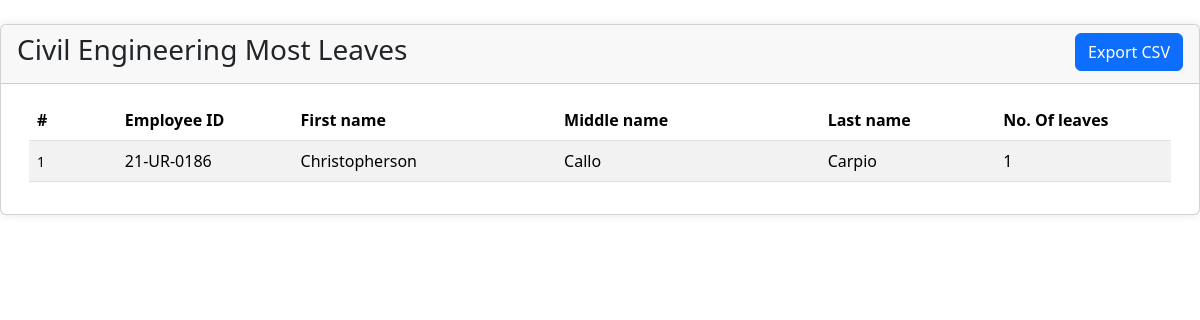
The page /superAdmin/most_leaves/civEngineering.php on the database as committed earlier.
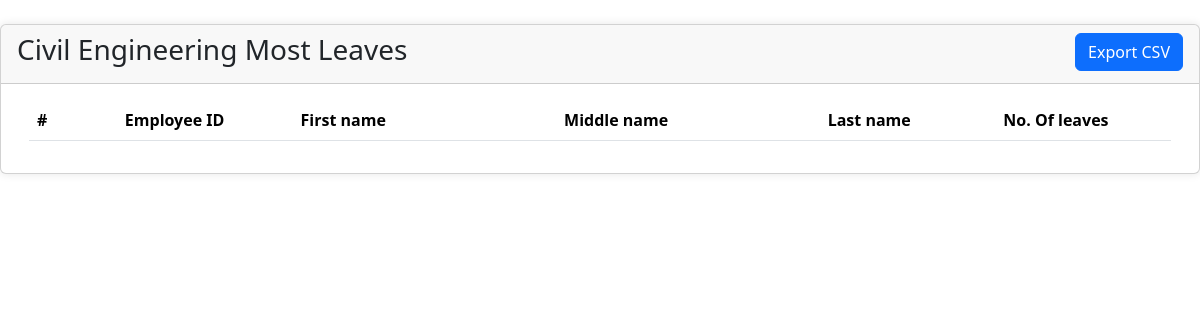
The same page on the database as committed later.
### tables this page shows
CREATE TABLE `employee_leave` (
  `leave_id` int(11) NOT NULL,
  `employee_id` varchar(20) NOT NULL,
  `leave_type` int(11) NOT NULL,
  `start_date` date NOT NULL,
  `end_date` date DEFAULT NULL,
  `status` varchar(50) NOT NULL,
  `reason` varchar(150) NOT NULL,
  `leave_form` text NOT NULL,
  `med_cert` text DEFAULT NULL,
  `days` float NOT NULL,
  `credit_cost` float NOT NULL,
  `reject_reason` varchar(255) NOT NULL
);

CREATE TABLE `employee` (
  `employee_id` varchar(20) NOT NULL,
  `username` varchar(50) NOT NULL,
  `password` varchar(50) NOT NULL,
  `acc_status` varchar(50) NOT NULL,
  `fname` varchar(25) NOT NULL,
  `mname` varchar(255) NOT NULL,
  `lname` varchar(20) NOT NULL,
  `sick_credits` float DEFAULT NULL,
  `vacation_credits` float DEFAULT NULL,
  `birthdate` date NOT NULL,
  `contact` bigint(11) NOT NULL,
  `date_hired` date DEFAULT NULL,
  `address` varchar(100) NOT NULL,
  `department` int(11) NOT NULL,
  `employee_type` int(11) NOT NULL,
  `working_status` int(11) DEFAULT NULL,
  `academic_rank` int(11) DEFAULT NULL,
  `designation` int(11) DEFAULT NULL
);

### superAdmin/most_leaves/civEngineering.php (the view, shortened to what this page needs)
<?php
    require('../../config.php');
?>
<!DOCTYPE html>
<html lang="en">
<head>
    <link rel="stylesheet" href="../css/contents.css?ver=0001">
    <link href="https://cdn.jsdelivr.net/npm/bootstrap@5.3.3/dist/css/bootstrap.min.css" rel="stylesheet">
    <link rel="stylesheet" type="text/css" href="https://cdn.datatables.net/1.11.5/css/dataTables.bootstrap4.min.css">
</head>
<body>
<div class="card card-outline card-primary mt-4" id="load-content">
	<div class="card-header d-flex justify-content-between">
		<h3 class="card-title">Civil Engineering Most Leaves</h3>
        <div class="card-tools">
            <button class="btn btn-flat btn-primary" onclick="exportToCSV()">Export CSV</button>
		</div>
	</div>
	<div class="card-body">
        <div class="container-fluid">
			<table id="tableData" class="table table-striped">
				<colgroup>
                    <col width="5%">
					<col width="10%">
					<col width="15%">
                    <col width="15%">
					<col width="10%">
					<col width="10%">
				</colgroup>
				<thead>
					<tr>
						<th>#</th>
						<th>Employee ID</th>
						<th>First name</th>
						<th>Middle name</th>
                        <th>Last name</th>
						<th>No. Of leaves</th>
					</tr>
				</thead>
				<tbody>
                        <?php
                            $counter = 0;
                            $reportSql = $con -> query("SELECT *, COUNT(employee_leave.leave_id) AS leave_count FROM
                            employee_leave
                            INNER JOIN employee ON employee_leave.employee_id=employee.employee_id
                            INNER JOIN leave_type ON employee_leave.leave_type = leave_type.type_id
                            WHERE employee.department = 3 AND employee_leave.status = 'Accepted'
                            GROUP BY employee.employee_id
                            ORDER BY leave_count DESC"
                            );
                            while($employee = $reportSql -> fetch_assoc()){
                            $counter++;
                        ?>
						<tr>
							<td>
                            <small><?=$counter?></small><br>
                            </td>
							<td><?=$employee['employee_id']?></td>
                            <td><?=$employee['fname']?></td>
                            <td><?=$employee['mname']?></td>
                            <td><?=$employee['lname']?></td>
							<td>
                                <?=$employee['leave_count']?>
							</td>
						</tr>
                        <?php
                            }
                        ?>
				</tbody>
			</table>
		</div>
	</div>
</div>
</body>
</html>

### css/contents.css (style rules this page uses)
.card { position: relative; display: flex; flex-direction: column; min-width: 0; word-wrap: break-word; background-color: #fff; background-clip: border-box; border: 1px solid rgba(0, 0, 0, 0.125); border-radius: 0.25rem; }
.card-body { flex: 1 1 auto; padding: 1rem 1rem; }
.card-title { margin-bottom: 0.5rem; }
.card-header { padding: 0.5rem 1rem; margin-bottom: 0; background-color: rgba(0, 0, 0, 0.03); border-bottom: 1px solid rgba(0, 0, 0, 0.125); }
.card-header:first-child { border-radius: calc(0.25rem - 1px) calc(0.25rem - 1px) 0 0; }
.card { border-radius: 15px; box-shadow: 0 0 10px rgba(0, 0, 0, 0.1); }
.card-header { border-bottom: none; }
.card-body { padding: 20px; }
.table { margin-bottom: 0; }
.card-header { display: flex; justify-content: space-between; }

Rows that differ between the two databases and show on the page:
removed employee_leave: employee.employee_id "21-UR-0186", employee.fname "Christopherson", employee.mname "Callo", employee.lname "Carpio", leave_count "1"
